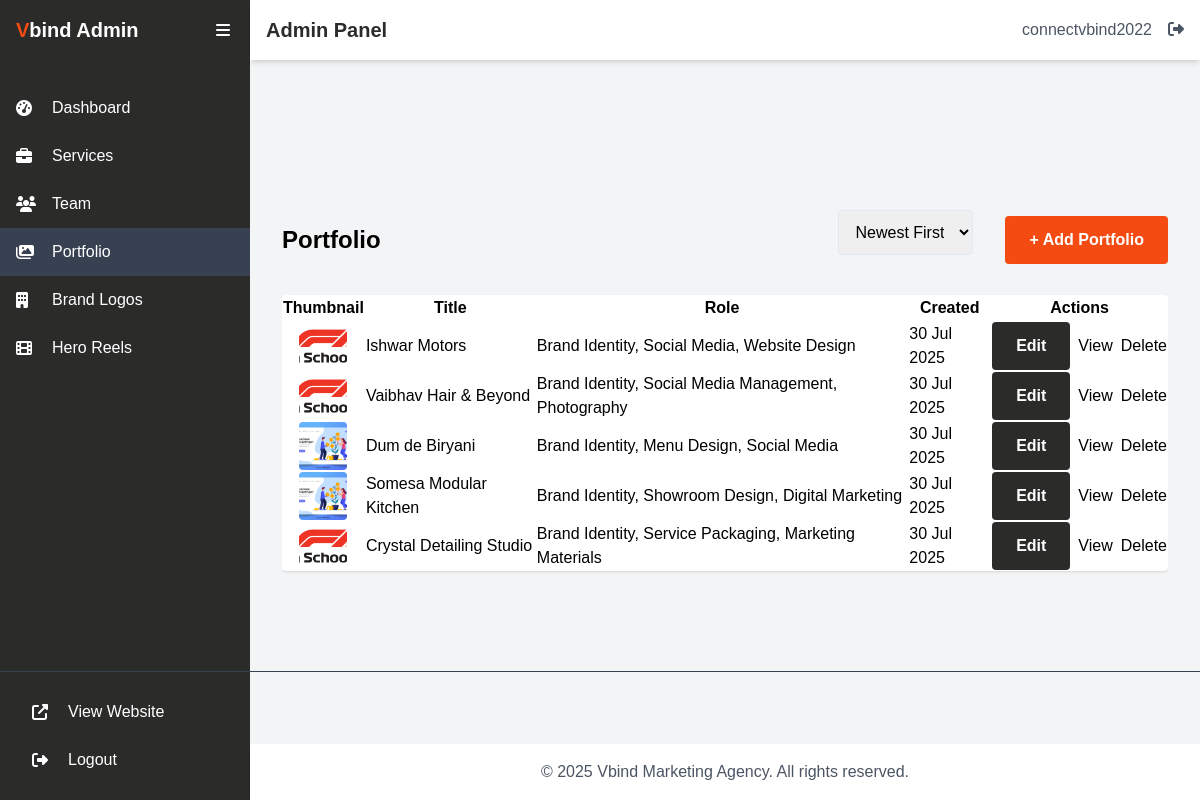
Page /admin/portfolio.php (signed in) on the committed database.
### tables this page shows
CREATE TABLE IF NOT EXISTS portfolio (
    id INT AUTO_INCREMENT PRIMARY KEY,
    title VARCHAR(255) NOT NULL,
    brand_name VARCHAR(255) NOT NULL,
    description TEXT NOT NULL,
    categories VARCHAR(255) NOT NULL,
    services_provided TEXT NOT NULL,
    timeline VARCHAR(100),
    brand_essence TEXT,
    brand_agenda TEXT,
    thumbnail VARCHAR(255) NOT NULL,
    video_path VARCHAR(255),
    created_at TIMESTAMP DEFAULT CURRENT_TIMESTAMP,
    updated_at TIMESTAMP DEFAULT CURRENT_TIMESTAMP ON UPDATE CURRENT_TIMESTAMP
);

### admin/portfolio.php (the view, shortened to what this page needs)
<?php
$action = isset($_GET['action']) ? $_GET['action'] : 'list';
$sortOptions = [
    'created_at_desc' => 'Newest First',
    'created_at_asc'  => 'Oldest First',
    'title_asc'       => 'Title A-Z',
    'title_desc'      => 'Title Z-A'
];
$selectedSort = $_GET['sort'] ?? 'created_at_desc';
switch ($selectedSort) {
    default:                $orderBy = "created_at DESC";
}
include 'includes/header.php';
?>
<div class="container mx-auto px-2 sm:px-4 py-8">
    <?php if ($action === 'list'): ?>
    <div class="flex flex-col md:flex-row justify-between items-center mb-6 gap-4 md:gap-0">
        <h1 class="text-2xl font-bold">Portfolio</h1>
        <div class="flex flex-col sm:flex-row items-center gap-4 w-full md:w-auto">
            <form method="get" action="portfolio.php" class="w-full sm:w-auto mr-0 sm:mr-4">
                <select name="sort" onchange="this.form.submit()" class="form-input w-full sm:w-auto">
                    <?php foreach ($sortOptions as $key => $label): ?>
                        <option value="<?php echo $key; ?>" <?php if ($selectedSort === $key) echo 'selected'; ?>>
                            <?php echo $label; ?>
                        </option>
                    <?php endforeach; ?>
                </select>
            </form>
            <a href="portfolio.php?action=add" class="btn btn-primary w-full sm:w-auto">+ Add Portfolio</a>
        </div>
    </div>
    <?php
    $portfolios = [];
    $sql = "SELECT * FROM portfolio ORDER BY $orderBy";
    $result = mysqli_query($conn, $sql);
    while ($row = mysqli_fetch_assoc($result)) {
        $portfolios[] = $row;
    }
    ?>
    <?php if (count($portfolios)): ?>
    <div class="overflow-x-auto">
    <table class="table-auto w-full bg-white shadow rounded mb-6 text-sm md:text-base">
        <thead>
            <tr>
                <th>Thumbnail</th>
                <th>Title</th>
                <th>Role</th>
                <th>Created</th>
                <th>Actions</th>
            </tr>
        </thead>
        <tbody>
            <?php foreach ($portfolios as $item): ?>
            <tr>
                <td>
                    <?php if ($item['thumbnail']): ?>
                        <img src="../<?php echo $item['thumbnail']; ?>" alt="Thumbnail" class="h-12 w-12 object-cover rounded mx-auto">
                    <?php endif; ?>
                </td>
                <td><?php echo html_entity_decode($item['title'], ENT_QUOTES | ENT_HTML5, 'UTF-8'); ?></td>
                <td><?php echo html_entity_decode($item['services_provided'], ENT_QUOTES | ENT_HTML5, 'UTF-8'); ?></td>
                <td><?php echo date('d M Y', strtotime($item['created_at'])); ?></td>
                <td>
                    <div class="flex flex-col sm:flex-row gap-2 justify-center items-center">
                        <a href="portfolio.php?action=edit&id=<?php echo $item['id']; ?>" class="btn btn-sm btn-secondary w-full sm:w-auto">Edit</a>
                        <a href="portfolio.php?action=view&id=<?php echo $item['id']; ?>" class="btn btn-sm btn-outline w-full sm:w-auto">View</a>
                        <form method="POST" action="portfolio.php" style="display:inline;" onsubmit="return confirm('Delete this portfolio?');">
                            <button type="submit" name="delete_portfolio" class="btn btn-sm btn-danger w-full sm:w-auto">Delete</button>
                        </form>
                    </div>
                </td>
            </tr>
            <?php endforeach; ?>
        </tbody>
    </table>
    </div>
    <?php else: ?>
        <div class="bg-white p-8 rounded shadow text-center text-gray-600">No portfolio items found.</div>
    <?php endif; ?>
    <?php endif; ?>
</div>
<?php include 'includes/footer.php'; ?>

### assets/css/styles.css (style rules this page uses)
.font-extrabold, .font-bold { font-family: 'Gotham', sans-serif; font-weight: bold; }
html { scroll-behavior: smooth; }
body { font-family: 'Gotham', sans-serif; }
body { overflow-x: hidden; position: relative; }
.btn-primary { background-color: #F44B12; color: white; padding: 0.75rem 1.5rem; border-radius: 0.25rem; font-weight: 600; display: inline-flex; align-items: center; justify-content: center; transition: all 0.3s ease; }
.btn-secondary { background-color: #2B2B2A; color: white; padding: 0.75rem 1.5rem; border-radius: 0.25rem; font-weight: 600; display: inline-flex; align-items: center; justify-content: center; transition: all 0.3s ease; }
.form-input { width: 100%; padding: 0.75rem; border: 1px solid #e2e8f0; border-radius: 0.25rem; margin-bottom: 1rem; font-size: 1rem; transition: border-color 0.3s ease; }

### rows in the picture
portfolio: thumbnail (picture), title "Ishwar Motors", services_provided "Brand Identity, Social Media, Website Design", created_at "30 Jul 2025"
portfolio: thumbnail (picture), title "Vaibhav Hair & Beyond", services_provided "Brand Identity, Social Media Management, Photography", created_at "30 Jul 2025"
portfolio: thumbnail (picture), title "Dum de Biryani", services_provided "Brand Identity, Menu Design, Social Media", created_at "30 Jul 2025"
portfolio: thumbnail (picture), title "Somesa Modular Kitchen", services_provided "Brand Identity, Showroom Design, Digital Marketing", created_at "30 Jul 2025"
portfolio: thumbnail (picture), title "Crystal Detailing Studio", services_provided "Brand Identity, Service Packaging, Marketing Materials", created_at "30 Jul 2025"

### other values in the picture
$_SESSION['username'] "connectvbind2022"
form field sort "Newest First"
